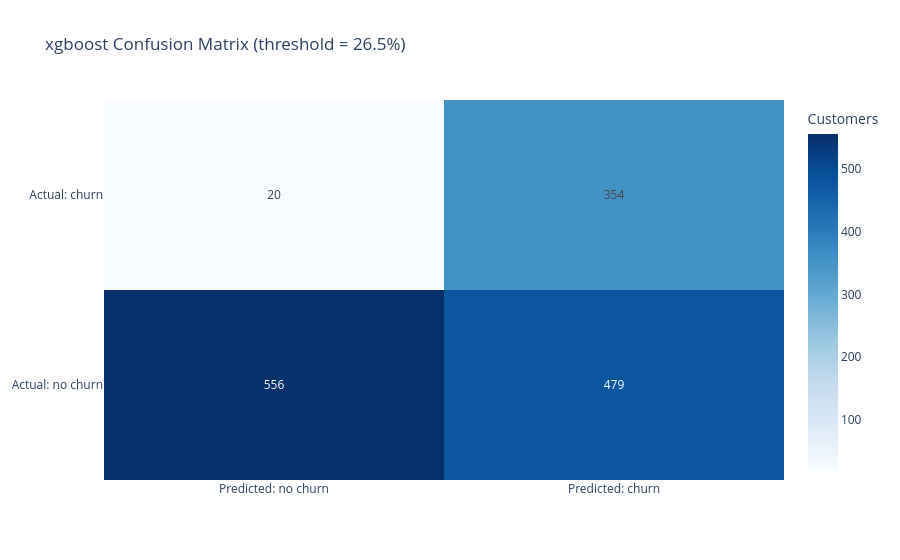

Notebook code for this chart:
### Markdown cell above
## Cross-validated comparison and holdout evaluation

Select the highest mean cross-validated PR AUC. The XGBoost hyperparameters are locked from notebook 03, so this notebook evaluates the tuned candidate rather than a separate default configuration. Its Optuna CV score is shown for provenance; the comparison table above is the like-for-like evidence used for selection. The holdout partition remains untouched by tuning and selection. If performance is similar, prefer logistic regression for its simpler, more transparent behavior; record that decision explicitly.

### Code cell
cv_rows = []
for model_name, model in candidate_models.items():
    scores = cross_validate(model, X_train_by_model[model_name], y_train, scoring=scoring, cv=cv, n_jobs=-1)
    cv_rows.append({
        "model": model_name,
        **{f"mean_{metric}": scores[f"test_{metric}"].mean() for metric in scoring},
        **{f"std_{metric}": scores[f"test_{metric}"].std() for metric in scoring},
    })

cv_results = pd.DataFrame(cv_rows).sort_values("mean_pr_auc", ascending=False).set_index("model")
display(cv_results)
display(pd.DataFrame([{
    "candidate": "xgboost",
    "tuning_source": "03_xgboost_modeling.ipynb",
    "optuna_cv_pr_auc": tuned_xgb_cv_pr_auc,
    "eval_metric": tuned_xgb_config["eval_metric"],
    "n_estimators": tuned_xgb_config["n_estimators"],
}]))

selected_model_name = cv_results.index[0]
holdout_rows = []
fitted_models = {}
test_probabilities = {}
for model_name, model in candidate_models.items():
    fitted_model = clone(model).fit(X_train_by_model[model_name], y_train)
    test_proba = fitted_model.predict_proba(X_test_by_model[model_name])[:, 1]
    test_pred = (test_proba >= decision_threshold).astype(int)
    holdout_rows.append({"model": model_name, **classification_metrics(y_test, test_pred, test_proba)})
    fitted_models[model_name] = fitted_model
    test_probabilities[model_name] = test_proba

holdout_metrics = pd.DataFrame(holdout_rows).set_index("model")
print(f"Selected model by mean CV PR AUC: {selected_model_name}")
display(holdout_metrics)

test_proba = test_probabilities[selected_model_name]
test_pred = (test_proba >= decision_threshold).astype(int)
confusion = confusion_matrix(y_test, test_pred, labels=[0, 1])
fig = go.Figure(go.Heatmap(
    z=confusion, x=["Predicted: no churn", "Predicted: churn"],
    y=["Actual: no churn", "Actual: churn"],
    colorscale="Blues", text=confusion, texttemplate="%{text}",
    colorbar={"title": "Customers"},
))
fig.update_layout(title=f"{selected_model_name} Confusion Matrix (threshold = {decision_threshold:.1%})")
fig.show()

### Figure 1 — Plotly figure (JSON) as saved in the notebook; plotly's stock layout.template omitted (floating-point values rounded to 4 significant figures)
{"data": [{"colorbar": {"title": {"text": "Customers"}}, "colorscale": [[0, "rgb(247,251,255)"], [0.125, "rgb(222,235,247)"], [0.25, "rgb(198,219,239)"], [0.375, "rgb(158,202,225)"], [0.5, "rgb(107,174,214)"], [0.625, "rgb(66,146,198)"], [0.75, "rgb(33,113,181)"], [0.875, "rgb(8,81,156)"], [1, "rgb(8,48,107)"]], "text": [[556, 479], [20, 354]], "texttemplate": "%{text}", "type": "heatmap", "x": ["Predicted: no churn", "Predicted: churn"], "y": ["Actual: no churn", "Actual: churn"], "z": [[556, 479], [20, 354]]}], "layout": {"title": {"text": "xgboost Confusion Matrix (threshold = 26.5%)"}}}
